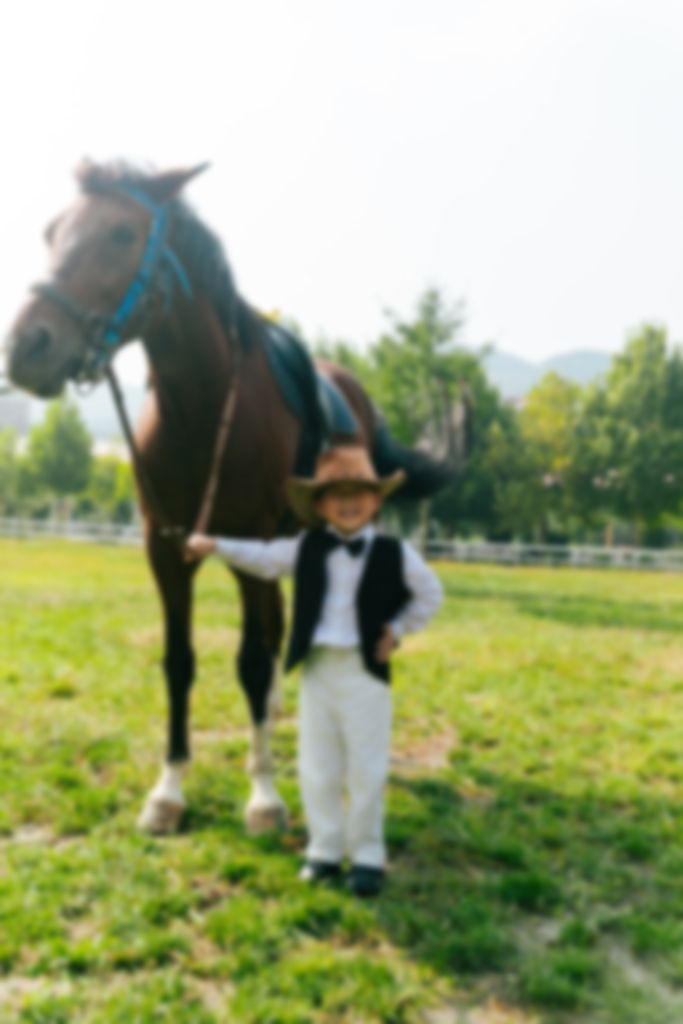
#> input picture assets/bg/bg_01.jpg, 683 x 1024 px
$ python -i process_bg.py   (imports and definitions only)
#> lines starting #> are read from the running program, lines starting #| are printed output that depends on the picture
#> further down, picture is the input picture: PIL image 683x1024 RGB; mean R, G, B 157.3, 166.8, 127.8
#!/usr/bin/env python3
"""批量处理关卡背景照片 · 48 张 → assets/bg/bg_01.jpg … bg_48.jpg

设计约束（2026-10-31 改版，见 PROJECT_MATH_RULES.md §5.17）：
  · **不模糊**：旧版 blur(3px) + 72% 白纱，人物糊成一团；现在保留原始清晰度，
    由 CSS 的 `opacity: .5` 把照片压成背景（`.level-bg-img.is-on`）。
  · **按屏幕比例预裁**：屏幕 390:844，照片无论横竖都裁成 0.462 的竖条，
    裁切窗口以人脸为中心（无脸时用布局文件里的人工中心），保证主体不被切边。
  · 输出 **780×1688**（2 倍屏），JPEG q86 progressive，单张约 140 KB。
  · **必须剥掉 EXIF / GPS / ICC**：这是孩子的照片，元数据不能带进公开仓库。
  · 关卡号 = 图片号（一一对应）；照片与关卡的配对由 `--shuffle --seed 20261030` 固定。

用法：
    # 完全复现线上那一版（推荐）：按 tools/bg_layout.json 逐张裁
    python tools/process_bg.py --src "D:/照片" --layout tools/bg_layout.json

    # 重新自主裁切（人脸检测；没装 opencv 就居中）
    python tools/process_bg.py --src "D:/照片" --shuffle --seed 20261030

    # 只补缺的 / 只看计划 / 自查输出
    python tools/process_bg.py --src "D:/照片" --skip-existing
    python tools/process_bg.py --src "D:/照片" --dry-run
    python tools/process_bg.py --check
"""

from __future__ import annotations

import argparse
import json
import random
import sys
from pathlib import Path

from PIL import Image, ImageFilter, ImageOps

# [7 lines not run here, left out]

# ---- 固定参数（改这里就等于改全项目规范） ----
SCREEN = (390, 844)       # 参考机型，决定裁切比例
OUT_W, OUT_H = 780, 1688  # 2 倍屏输出
BLUR_RADIUS = 0.0         # 不再模糊
QUALITY = 86
TARGET_KB = 260
LIMIT = 48
DEFAULT_LAYOUT = Path(__file__).resolve().parent / "bg_layout.json"

SUPPORTED = {".jpg", ".jpeg", ".png", ".webp", ".bmp", ".tif", ".tiff"}
HEIC = {".heic", ".heif"}
ROOT = Path(__file__).resolve().parent.parent
DEFAULT_OUT = ROOT / "assets" / "bg"


def human_kb(path: Path) -> int:
    return round(path.stat().st_size / 1024)


# [34 lines left out: functions collect, strip_metadata, to_rgb, not called in this run]


def face_center_x(im: Image.Image) -> float | None:
    """最大人脸的水平中心（0–1）。没装 opencv 或检不到就返回 None。"""
    try:
        import cv2                                    # noqa: PLC0415
        import numpy as np                            # noqa: PLC0415
    except Exception:                                 # noqa: BLE001
        return None
    try:
        small = im.convert("RGB")
        small.thumbnail((900, 900), Image.LANCZOS)
        gray = cv2.cvtColor(np.array(small), cv2.COLOR_RGB2GRAY)
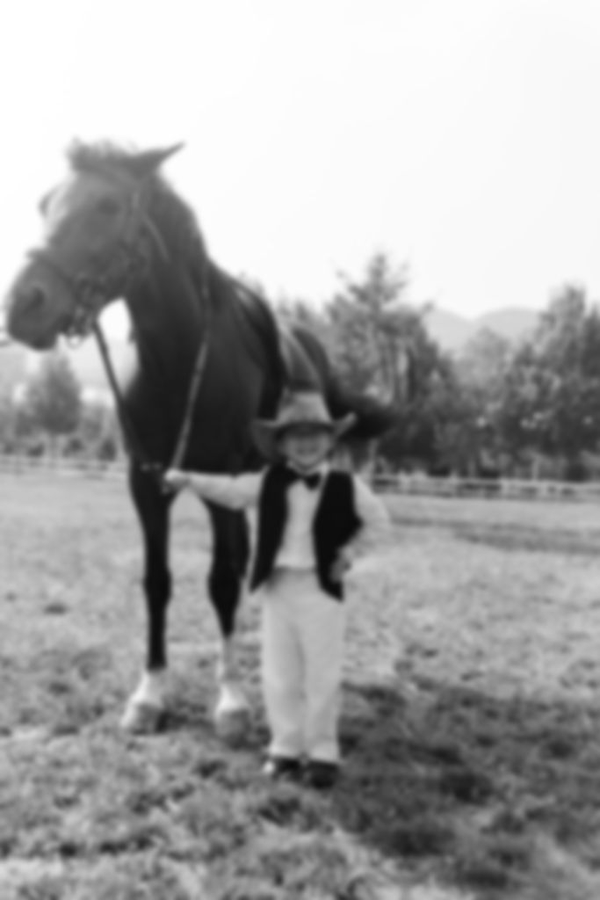
#> gray: shape (900, 600); min 11, max 255, mean 159.5
        cas = cv2.CascadeClassifier(
            cv2.data.haarcascades + "haarcascade_frontalface_default.xml")
        faces = cas.detectMultiScale(gray, 1.1, 5, minSize=(24, 24))
#> faces = ()
        if len(faces) == 0:
            return None
        x, y, w, h = max(faces, key=lambda r: r[2] * r[3])
        return (x + w / 2) / small.width
    except Exception:                                 # noqa: BLE001
        return None


# [185 lines left out: functions crop_to_screen, process_one, check, load_layout, main, not called in this run]


# [2 lines not run here, left out]

>>> from PIL import Image
>>> picture = Image.open('../assets/bg/bg_01.jpg')
>>> result = face_center_x(picture)
